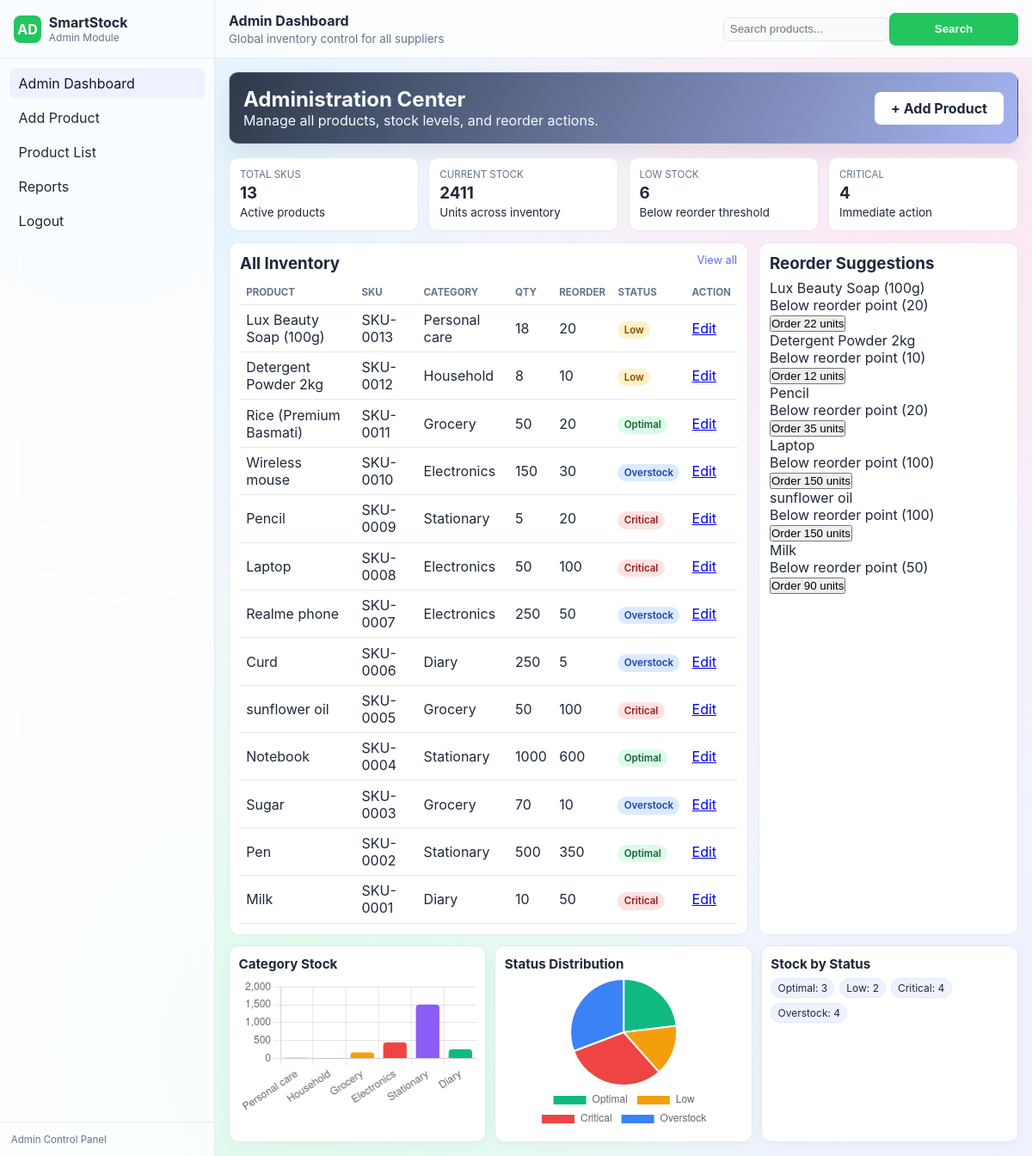
The page /dashboard/admin/ (signed in) on the database its author committed.
### stockapp/models.py (models this page shows, shortened)
class Product(models.Model):
    name = models.CharField(max_length=100)
    category = models.CharField(max_length=100)
    sku = models.CharField(max_length=40, unique=True, blank=True, null=True)
    price = models.FloatField(default=0, validators=[MinValueValidator(0)])
    quantity = models.IntegerField(validators=[MinValueValidator(0)])
    reorder_level = models.IntegerField(validators=[MinValueValidator(0)])
    supplier = models.ForeignKey(Supplier, null=True, blank=True, on_delete=models.SET_NULL)
    last_low_stock_notification = models.DateTimeField(null=True, blank=True)
    created_at = models.DateTimeField(auto_now_add=True, null=True, blank=True)
    updated_at = models.DateTimeField(auto_now=True, null=True, blank=True)

### stockapp/views.py (the view)
# urls.py: path('dashboard/admin/', views.admin_dashboard, name='admin_dashboard'),
@login_required(login_url='admin_login')
def admin_dashboard(request):
    if not request.user.is_staff:
        messages.error(request, 'Admin access required.')
        return redirect('admin_login')
    search = request.GET.get('search', '').strip()
    products = Product.objects.all().order_by('-id')
    if search:
        products = products.filter(models.Q(name__icontains=search) | models.Q(category__icontains=search) | models.Q(price__icontains=search))
    context = build_dashboard_context(products, search)
    context.update({'portal_name': 'Admin Dashboard', 'has_supplier': False})
    return render(request, 'admin_dashboard.html', context)

### stockapp/views.py (called while the page is built)
def get_status(quantity, reorder_level):
    if reorder_level <= 0:
        return 'optimal'
    if quantity <= reorder_level * 0.5:
        return 'critical'
    if quantity <= reorder_level:
        return 'low'
    if quantity > reorder_level * 3:
        return 'overstock'
    return 'optimal'

def build_products(products):
    out = []
    for p in products:
        status = get_status(p.quantity, p.reorder_level)
        out.append({
            'id': p.id,
            'name': p.name,
            'sku': f'SKU-{p.id:04d}',
            'category': p.category,
            'price': p.price,
            'quantity': p.quantity,
            'reorder': p.reorder_level,
            'status': status,
            'value': round(p.quantity * p.price, 2),
        })
    return out

### stockapp/templates/admin_dashboard.html (shortened to what this page needs)
{% load static %}
<!doctype html>
<html lang="en">
<head>
  <link rel="stylesheet" href="{% static 'style.css' %}">
</head>
<body>
  <div class="app-shell">
    <aside class="sidebar">
      <div class="brand"><div class="logo">AD</div><div><div class="title">SmartStock</div><div class="subtitle">Admin Module</div></div></div>
      <nav class="nav-links"><a class="active" href="{% url 'admin_dashboard' %}">Admin Dashboard</a><a href="{% url 'add_product' %}">Add Product</a><a href="{% url 'product_list' %}">Product List</a><a href="{% url 'reports_dashboard' %}">Reports</a><a href="{% url 'logout' %}">Logout</a></nav>
      <div class="sidebar-footer">Admin Control Panel</div>
    </aside>
    <div class="main">
      <header class="topbar"><div class="left"><div class="app-title">Admin Dashboard</div><small>Global inventory control for all suppliers</small></div><div class="right"><form method="get"><input class="search" type="search" name="search" placeholder="Search products..." value="{{ search }}"><button class="button" type="submit">Search</button></form></div></header>
      <main class="content">
        <section class="hero"><div><h1>Administration Center</h1><p>Manage all products, stock levels, and reorder actions.</p></div><a class="button" href="{% url 'add_product' %}">+ Add Product</a></section>
        <section class="stats-grid"><article class="stat-card"><div class="stat-label">Total SKUs</div><h3>{{ total_products }}</h3><small>Active products</small></article><article class="stat-card"><div class="stat-label">Current Stock</div><h3>{{ total_stock }}</h3><small>Units across inventory</small></article><article class="stat-card"><div class="stat-label">Low stock</div><h3>{{ low_stock_count }}</h3><small>Below reorder threshold</small></article><article class="stat-card"><div class="stat-label">Critical</div><h3>{{ critical_count }}</h3><small>Immediate action</small></article></section>
        <section class="dashboard-grid">
          <div class="panel"><div class="panel-head"><h3>All Inventory</h3><a href="{% url 'product_list' %}">View all</a></div><table><thead><tr><th>Product</th><th>SKU</th><th>Category</th><th>Qty</th><th>Reorder</th><th>Status</th><th>Action</th></tr></thead><tbody>{% for product in products %}<tr><td>{{ product.name }}</td><td>{{ product.sku }}</td><td>{{ product.category }}</td><td>{{ product.quantity }}</td><td>{{ product.reorder }}</td><td><span class="badge {{ product.status }}">{{ product.status|title }}</span></td><td><a class="link-btn" href="{% url 'update_product' product.id %}">Edit</a></td></tr>{% endfor %}</tbody></table></div>
          <div class="panel alerts-panel"><div class="panel-head"><h3>Reorder Suggestions</h3></div><div class="alert-list">{% for alert in alerts %}<div class="alert-row"><div><div class="alert-title">{{ alert.name }}</div><div class="alert-meta">{{ alert.message }}</div></div><button class="action">{{ alert.action }}</button></div>{% endfor %}</div></div>
        </section>
        <section class="charts-grid"><div class="panel small"><h3>Category Stock</h3><canvas id="categoryChart" height="160"></canvas></div><div class="panel small"><h3>Status Distribution</h3><canvas id="statusChart" height="160"></canvas></div><div class="panel small"><h3>Stock by Status</h3><div class="pill-row"><span class="chip">Optimal: {{ status_count.optimal }}</span><span class="chip">Low: {{ status_count.low }}</span><span class="chip">Critical: {{ status_count.critical }}</span><span class="chip">Overstock: {{ status_count.overstock }}</span></div></div></section>
      </main>
    </div>
  </div>
  <script>
    const categoryData = { labels: [{% for item in category_stats %}'{{ item.name }}'{% if not forloop.last %}, {% endif %}{% endfor %}], datasets: [{ data: [{% for item in category_stats %}{{ item.stock }}{% if not forloop.last %}, {% endif %}{% endfor %}], backgroundColor: ['#10b981','#3b82f6','#f59e0b','#ef4444','#8b5cf6'], borderRadius: 4 }] };
    new Chart(document.getElementById('categoryChart'), { type: 'bar', data: categoryData, options: { plugins: { legend: { display:false } }, scales:{ y:{ beginAtZero:true } } } });
    const statusData = { labels: ['Optimal','Low','Critical','Overstock'], datasets: [{ data: [{{ status_count.optimal }}, {{ status_count.low }}, {{ status_count.critical }}, {{ status_count.overstock }}], backgroundColor: ['#10b981','#f59e0b','#ef4444','#3b82f6'] }] };
    new Chart(document.getElementById('statusChart'), { type: 'pie', data: statusData, options: { plugins:{ legend:{ position:'bottom' } } } });
  </script>
</body>
</html>

### rows shown on the page
Product: name "Lux Beauty Soap (100g)", category "Personal care", name "Lux Beauty Soap (100g)"
Product: name "Detergent Powder 2kg", category "Household", name "Detergent Powder 2kg"
Product: name "Rice (Premium Basmati)", category "Grocery"
Product: name "Wireless mouse", category "Electronics"
Product: name "Pencil", category "Stationary", name "Pencil"
Product: name "Laptop", category "Electronics", name "Laptop"
Product: name "Realme phone", category "Electronics"
Product: name "Curd", category "Diary"
Product: name "sunflower oil", category "Grocery", name "sunflower oil"
Product: name "Notebook", category "Stationary"
Product: name "Sugar", category "Grocery"
Product: name "Pen", category "Stationary"
Product: name "Milk", category "Diary", name "Milk"

### other values the page prints
{{ total_products }} "13"
{{ total_stock }} "2411"
{{ low_stock_count }} "6"
{{ critical_count }} "4"
{{ product.sku }} "SKU-0013" "SKU-0012" "SKU-0011" "SKU-0010" "SKU-0009" "SKU-0008" "SKU-0007" "SKU-0006" "SKU-0005" "SKU-0004" "SKU-0003" "SKU-0002" "SKU-0001"
{{ product.quantity }} "18" "8" "50" "150" "5" "50" "250" "250" "50" "1000" "70" "500" "10"
{{ product.reorder }} "20" "10" "20" "30" "20" "100" "50" "5" "100" "600" "10" "350" "50"
{{ product.status|title }} "Low" "Low" "Optimal" "Overstock" "Critical" "Critical" "Overstock" "Overstock" "Critical" "Optimal" "Overstock" "Optimal" "Critical"
{{ alert.message }} "Below reorder point (20)" "Below reorder point (10)" "Below reorder point (20)" "Below reorder point (100)" "Below reorder point (100)" "Below reorder point (50)"
{{ alert.action }} "Order 22 units" "Order 12 units" "Order 35 units" "Order 150 units" "Order 150 units" "Order 90 units"
{{ status_count.optimal }} "3"
{{ status_count.low }} "2"
{{ status_count.critical }} "4"
{{ status_count.overstock }} "4"
chart data {{ item.name }} Personal care, Household, Grocery, Electronics, Stationary, Diary
